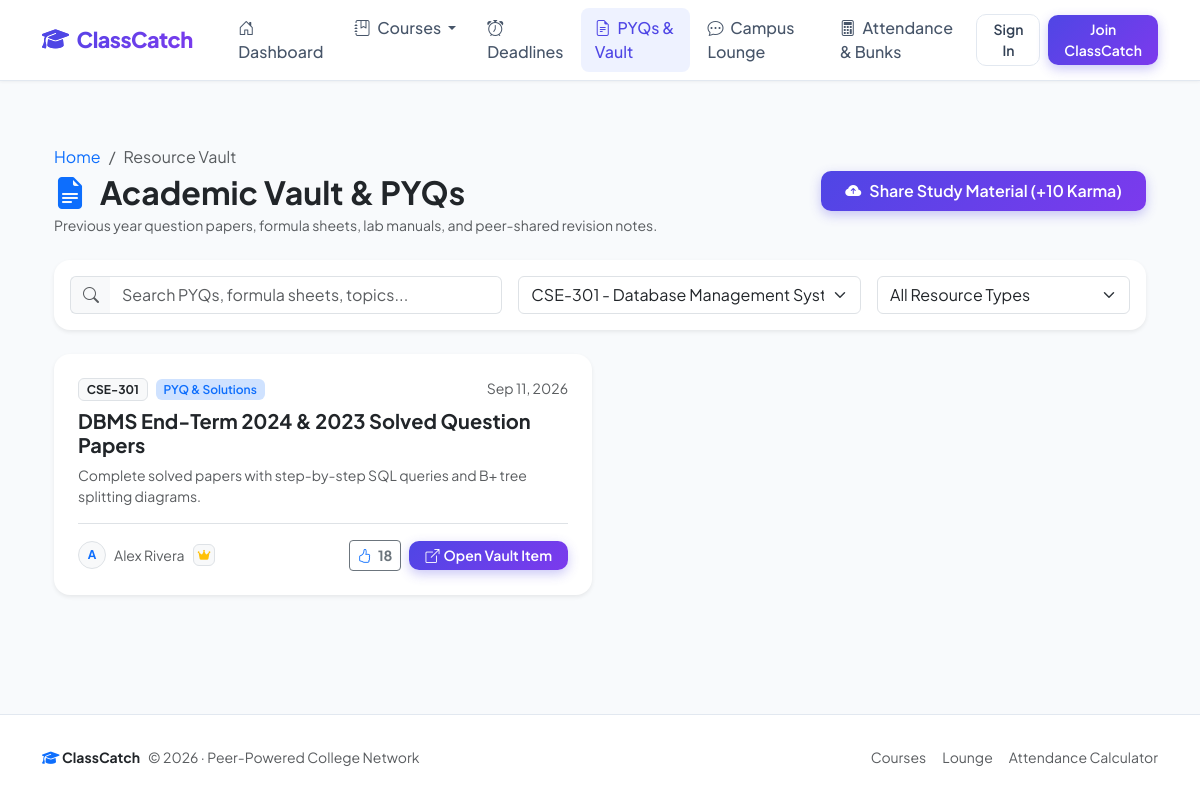
Screenshot of /resources?course_id=1 with the database file from the repository.
### models.py (models this page shows, shortened)
class Resource(db.Model):
    __tablename__ = 'resources'
    id = db.Column(db.Integer, primary_key=True)
    course_id = db.Column(db.Integer, db.ForeignKey('courses.id'), nullable=False, index=True)
    user_id = db.Column(db.Integer, db.ForeignKey('users.id'), nullable=False, index=True)
    title = db.Column(db.String(150), nullable=False)
    category = db.Column(db.String(50), default='PYQ & Solutions', nullable=False)  # PYQ, Formula Sheet, Lab Manual, Handwritten Notes
    resource_url = db.Column(db.String(300), nullable=False)
    description = db.Column(db.Text, nullable=True)
    downloads = db.Column(db.Integer, default=0, nullable=False)
    helpful_count = db.Column(db.Integer, default=0, nullable=False)
    created_at = db.Column(db.DateTime, default=datetime.utcnow, nullable=False)

class Course(db.Model):
    __tablename__ = 'courses'
    id = db.Column(db.Integer, primary_key=True)
    name = db.Column(db.String(150), nullable=False)
    code = db.Column(db.String(20), nullable=False, index=True)
    section = db.Column(db.String(10), default='A', nullable=False)
    semester = db.Column(db.Integer, default=1, nullable=False)
    instructor = db.Column(db.String(120), default='Prof. TBD', nullable=False)
    room = db.Column(db.String(60), default='Lecture Hall 101', nullable=False)
    schedule = db.Column(db.String(150), default='Mon, Wed 10:00 AM - 11:30 AM', nullable=False)
    status = db.Column(db.String(40), default='Scheduled', nullable=False)  # Scheduled, Cancelled, Extra Class
    summaries = db.relationship('Summary', backref='course', lazy=True, cascade='all, delete-orphan')
    chats = db.relationship('ChatMessage', backref='course', lazy=True, cascade='all, delete-orphan')
    announcements = db.relationship('Announcement', backref='course', lazy=True, cascade='all, delete-orphan')
    attendances = db.relationship('AttendanceRecord', backref='course', lazy=True, cascade='all, delete-orphan')
    deadlines = db.relationship('Deadline', backref='course', lazy=True, cascade='all, delete-orphan')
    resources = db.relationship('Resource', backref='course', lazy=True, cascade='all, delete-orphan')

class User(UserMixin, db.Model):
    __tablename__ = 'users'
    id = db.Column(db.Integer, primary_key=True)
    name = db.Column(db.String(100), nullable=False)
    email = db.Column(db.String(120), unique=True, nullable=False, index=True)
    password_hash = db.Column(db.String(255), nullable=False)
    role = db.Column(db.String(20), default='student', nullable=False)
    avatar_color = db.Column(db.String(20), default='indigo', nullable=False)
    karma = db.Column(db.Integer, default=50, nullable=False)
    summaries = db.relationship('Summary', backref='author', lazy=True, cascade='all, delete-orphan')
    chats = db.relationship('ChatMessage', backref='author', lazy=True, cascade='all, delete-orphan')
    announcements = db.relationship('Announcement', backref='author', lazy=True, cascade='all, delete-orphan')
    attendance_records = db.relationship('AttendanceRecord', backref='student', lazy=True, cascade='all, delete-orphan')
    deadlines = db.relationship('Deadline', backref='author', lazy=True, cascade='all, delete-orphan')
    resources = db.relationship('Resource', backref='author', lazy=True, cascade='all, delete-orphan')
    @property
    def badge(self):
        if self.karma >= 300:
            return {'name': 'Campus Legend', 'icon': 'fa-crown', 'color': 'warning', 'level': 4}
        elif self.karma >= 150:
            return {'name': "Dean's Scholar", 'icon': 'fa-medal', 'color': 'primary', 'level': 3}
        elif self.karma >= 75:
            return {'name': 'Class Savior', 'icon': 'fa-award', 'color': 'info', 'level': 2}
        else:
            return {'name': 'Rising Contributor', 'icon': 'fa-star', 'color': 'secondary', 'level': 1}

### app.py (the view)
@app.route('/resources')
def resources_list():
    category_filter = request.args.get('category', 'All')
    course_id = request.args.get('course_id', type=int)
    search_query = request.args.get('q', '').strip()
    query = Resource.query
    if category_filter != 'All':
        query = query.filter_by(category=category_filter)
    if course_id:
        query = query.filter_by(course_id=course_id)
    if search_query:
        query = query.filter(
            (Resource.title.ilike(f"%{search_query}%")) |
            (Resource.description.ilike(f"%{search_query}%"))
        )
    resources = query.order_by(Resource.helpful_count.desc(), Resource.created_at.desc()).all()
    courses = Course.query.order_by(Course.code).all()
    return render_template(
        'resources.html',
        title='Academic Vault - PYQs & Formula Sheets',
        resources=resources,
        courses=courses,
        category_filter=category_filter,
        selected_course_id=course_id,
        search_query=search_query
    )

### app.py (called while the page is built)
@app.context_processor
def inject_globals():
    all_courses = Course.query.order_by(Course.code).all() if Course.query else []
    return {
        'today': date.today(),
        'current_year': datetime.now().year,
        'global_courses': all_courses
    }

### templates/resources.html (shortened to what this page needs)
{% extends "base.html" %}
{% block content %}
<div class="container py-4">
    <div class="d-flex flex-column flex-md-row justify-content-between align-items-md-center gap-3 mb-4">
        <div>
            <nav aria-label="breadcrumb">
                <ol class="breadcrumb small text-muted mb-1">
                    <li class="breadcrumb-item"><a href="{{ url_for('index') }}" class="text-decoration-none">Home</a></li>
                    <li class="breadcrumb-item active" aria-current="page">Resource Vault</li>
                </ol>
            </nav>
            <h2 class="fw-bold text-dark mb-1">
                <i class="bi bi-file-earmark-text-fill text-primary me-2"></i> Academic Vault & PYQs
            </h2>
            <p class="text-muted small mb-0">Previous year question papers, formula sheets, lab manuals, and peer-shared revision notes.</p>
        </div>
        <div class="d-flex align-items-center gap-2">
            <a href="{{ url_for('new_resource') }}" class="btn btn-primary-gradient px-4 py-2 d-flex align-items-center gap-2">
                <i class="bi bi-cloud-arrow-up-fill"></i>
                <span>Share Study Material (+10 Karma)</span>
            </a>
        </div>
    </div>
    <div class="card card-modern p-3 mb-4 bg-white shadow-sm border-0">
        <form method="GET" action="{{ url_for('resources_list') }}">
            <div class="row g-3 align-items-center">
                <div class="col-lg-5">
                    <div class="input-group">
                        <span class="input-group-text bg-light border-end-0"><i class="bi bi-search text-muted"></i></span>
                        <input type="text" name="q" class="form-control border-start-0" placeholder="Search PYQs, formula sheets, topics..." value="{{ search_query }}">
                    </div>
                </div>
                <div class="col-md-4 col-lg-4">
                    <select name="course_id" class="form-select" onchange="this.form.submit()">
                        {% for c in courses %}
                            <option value="{{ c.id }}" {% if selected_course_id == c.id %}selected{% endif %}>
                                {{ c.code }} - {{ c.name }}
                            </option>
                        {% endfor %}
                    </select>
                </div>
                <div class="col-md-3 col-lg-3">
                    <select name="category" class="form-select" onchange="this.form.submit()">
                        <option value="All" {% if category_filter == 'All' %}selected{% endif %}>All Resource Types</option>
                    </select>
                </div>
            </div>
        </form>
    </div>
    <div class="row g-3">
        {% for r in resources %}
            <div class="col-lg-6">
                <div class="card card-modern p-4 h-100 bg-white shadow-sm border-0 d-flex flex-column">
                    <div class="d-flex justify-content-between align-items-start gap-2 mb-2">
                        <div class="d-flex align-items-center gap-2 flex-wrap">
                            <span class="badge bg-light text-dark border fw-bold">{{ r.course.code }}</span>
                            <span class="badge bg-primary-subtle text-primary fw-semibold">{{ r.category }}</span>
                        </div>
                        <span class="text-muted small">{{ r.created_at.strftime('%b %d, %Y') }}</span>
                    </div>
                    <h5 class="fw-bold text-dark mb-2">{{ r.title }}</h5>
                    {% if r.description %}
                        <p class="text-muted small mb-3">{{ r.description }}</p>
                    {% endif %}
                    <div class="d-flex justify-content-between align-items-center pt-3 border-top mt-auto">
                        <div class="d-flex align-items-center gap-2">
                            <div class="avatar-sm rounded-circle bg-light border text-primary fw-bold d-flex align-items-center justify-content-center" style="width: 28px; height: 28px; font-size: 0.75rem;">
                                {{ r.author.name[0]|upper }}
                            </div>
                            <span class="small text-muted">{{ r.author.name }}</span>
                            <span class="badge bg-light text-warning border px-1" style="font-size: 0.7rem;"><i class="fa-solid {{ r.author.badge.icon }}"></i></span>
                        </div>
                        <div class="d-flex align-items-center gap-2">
                            <form action="{{ url_for('mark_resource_helpful', resource_id=r.id) }}" method="POST" class="d-inline">
                                <button type="submit" class="btn btn-sm btn-outline-secondary py-1 px-2" title="Mark as helpful (+5 Karma to author)">
                                    <i class="bi bi-hand-thumbs-up me-1 text-primary"></i>
                                    <span class="fw-bold">{{ r.helpful_count }}</span>
                                </button>
                            </form>
                            <a href="{{ r.resource_url }}" target="_blank" rel="noopener noreferrer" class="btn btn-sm btn-primary-gradient px-3 py-1 d-flex align-items-center gap-1">
                                <i class="bi bi-box-arrow-up-right"></i>
                                <span>Open Vault Item</span>
                            </a>
                        </div>
                    </div>
                </div>
            </div>
        {% endfor %}
    </div>
</div>
{% endblock %}

### static/css/style.css (style rules this page uses)
:root { --primary-color: #4f46e5; --primary-hover: #4338ca; --primary-gradient: linear-gradient(135deg, #4f46e5 0%, #7c3aed 100%); --primary-light: #eef2ff; --secondary-color: #64748b; --success-color: #10b981; --warning-color: #f59e0b; --danger-color: #ef4444; --surface-bg: #f8fafc; --card-bg: #ffffff; --border-color: #e2e8f0; --text-main: #0f172a; --text-muted: #64748b; --radius-md: 12px; --radius-lg: 16px; --radius-pill: 9999px; --shadow-sm: 0 1px 3px rgba(0, 0, 0, 0.05); --shadow-md: 0 4px 6px -1px rgba(0, 0, 0, 0.05), 0 2px 4px -2px rgba(0, 0, 0, 0.05); --shadow-lg: 0 10px 25px -5px rgba(79, 70, 229, 0.08), 0 8px 10px -6px rgba(0, 0, 0, 0.03); --shadow-hover: 0 15px 30px -5px rgba(79, 70, 229, 0.15); }
body { font-family: 'Plus Jakarta Sans', -apple-system, BlinkMacSystemFont, sans-serif; background-color: var(--surface-bg); color: var(--text-main); min-height: 100vh; display: flex; flex-direction: column; }
.card-modern { background: var(--card-bg); border: 1px solid var(--border-color); border-radius: var(--radius-lg); box-shadow: var(--shadow-sm); transition: transform 0.2s ease, box-shadow 0.2s ease, border-color 0.2s ease; }
.btn-primary-gradient { background: var(--primary-gradient); color: white !important; border: none; font-weight: 600; box-shadow: 0 4px 12px rgba(79, 70, 229, 0.3); transition: all 0.2s ease; border-radius: 10px; }

### rows the page displays
Resource: course.code "CSE-301", category "PYQ & Solutions", created_at "Sep 11, 2026", title "DBMS End-Term 2024 & 2023 Solved Question Papers", description "Complete solved papers with step-by-step SQL queries and B+ tree splitting diagrams.", author "A", author.name "Alex Rivera", helpful_count "18"

### other values shown
form field course_id "CSE-301 - Database Management Systems"
